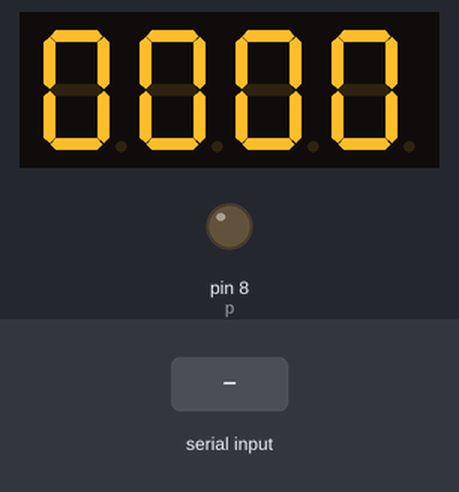
The sketch below on a simulated Arduino Uno, built with avr-gcc and run on an emulated ATmega328P. Shown: 4-digit seven-segment display, output pins drawn as LEDs (lit = HIGH). Wiring (inferred from the names in the program): 4-digit 7-segment display, segments lit when HIGH: segments pin 1, pin 2, pin 3, pin 4, pin 5, pin 6, pin 7; digit selects pin 9, pin 10, pin 11, pin 12. Inputs (shaded band) come from the test bench. The segment pins are drawn as the display they are named for; pins used as bus, display or sensor lines are not drawn.

Above: at 1.2 s.
1.3 s: "1" received over the second serial link
At 2.75 s:
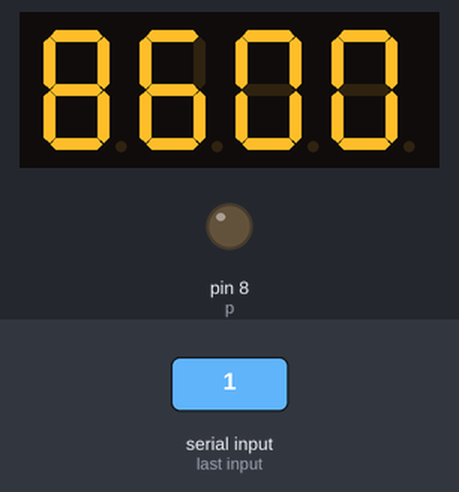
At 4.17 s:
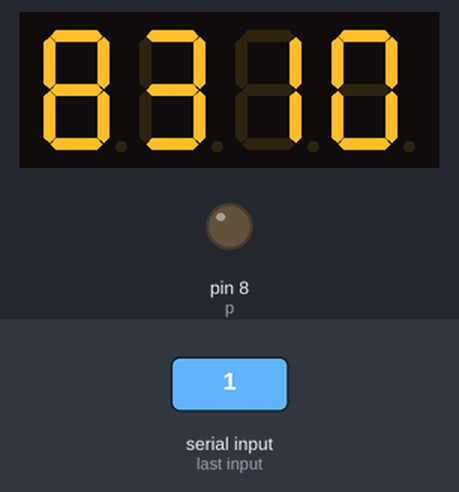

The sketch:

main.ino
```cpp
#include "SoftwareSerial.h"
SoftwareSerial alphaSerial(0, 13); // RX, TX
//segments
int a = 1;
int b = 2;
int c = 3;
int d = 4;
int e = 5;
int f = 6;
int g = 7;
int p = 8;
//digits
int d1 = 9;
int d2 = 10;
int d3 = 11;
int d4 = 12;
//other
int del = 5;
char incomeByte = -1;
char inData[4];
int index = 0;

void setup()
{
  alphaSerial.begin(9600);
  pinMode(d1, OUTPUT);
  pinMode(d2, OUTPUT);
  pinMode(d3, OUTPUT);
  pinMode(d4, OUTPUT);
  pinMode(a, OUTPUT);
  pinMode(b, OUTPUT);
  pinMode(c, OUTPUT);
  pinMode(d, OUTPUT);
  pinMode(e, OUTPUT);
  pinMode(f, OUTPUT);
  pinMode(g, OUTPUT);
  pinMode(p, OUTPUT);
}

int state = 0;
int count = 0;

void loop()
{
  if(alphaSerial.available()>0){
    count++;
    alphaSerial.flush();
  }
  alphaWrite(count);
}

void pickDigit(int x)
{
  digitalWrite(d1, HIGH);
  digitalWrite(d2, HIGH);
  digitalWrite(d3, HIGH);
  digitalWrite(d4, HIGH);

  switch(x)
  {
    case 1: digitalWrite(d1, LOW); break;
    case 2: digitalWrite(d2, LOW); break;
    case 3: digitalWrite(d3, LOW); break;
    default: digitalWrite(d4, LOW); break;
  }
}

void pickNumber(int x)
{
  switch(x)
  {
    case 0: zero(); break;
    case 1: one(); break;
    case 2: two(); break;
    case 3: three(); break;
    case 4: four(); break;
    case 5: five(); break;
    case 6: six(); break;
    case 7: seven(); break;
    case 8: eight(); break;
    case 9: nine(); break;
    default: break;
  }
}

void dispDec(int x)
{
  digitalWrite(p, LOW);
}

void alphaWrite(int number){

    //Split the number into 4 digits
    int n1 = number/1000;
    number -= n1*1000;
    int n2 = number/100;
    number -= n2*100;
    int n3 = number/10;
    number -= n3*10;
    int n4 = number;

    clearLEDs();
    pickDigit(4);
    pickNumber(n1);
    delay(del);
    pickDigit(3);
    pickNumber(n2);
    delay(del);
    pickDigit(2);
    pickNumber(n3);
    delay(del);
    pickDigit(1);
    pickNumber(n4);
    delay(del);
}

void clearLEDs()
{
  digitalWrite(a, LOW);
  digitalWrite(b, LOW);
  digitalWrite(c, LOW);
  digitalWrite(d, LOW);
  digitalWrite(e, LOW);
  digitalWrite(f, LOW);
  digitalWrite(g, LOW);
  digitalWrite(p, LOW);
}

void zero()
{
  digitalWrite(a, HIGH);
  digitalWrite(b, HIGH);
  digitalWrite(c, HIGH);
  digitalWrite(d, HIGH);
  digitalWrite(e, HIGH);
  digitalWrite(f, HIGH);
  digitalWrite(g, LOW);
}

void one()
{
  digitalWrite(a, LOW);
  digitalWrite(b, HIGH);
  digitalWrite(c, HIGH);
  digitalWrite(d, LOW);
  digitalWrite(e, LOW);
  digitalWrite(f, LOW);
  digitalWrite(g, LOW);
}

void two()
{
  digitalWrite(a, HIGH);
  digitalWrite(b, HIGH);
  digitalWrite(c, LOW);
  digitalWrite(d, HIGH);
  digitalWrite(e, HIGH);
  digitalWrite(f, LOW);
  digitalWrite(g, HIGH);
}

void three()
{
  digitalWrite(a, HIGH);
  digitalWrite(b, HIGH);
  digitalWrite(c, HIGH);
  digitalWrite(d, HIGH);
  digitalWrite(e, LOW);
  digitalWrite(f, LOW);
  digitalWrite(g, HIGH);
}

void four()
{
  digitalWrite(a, LOW);
  digitalWrite(b, HIGH);
  digitalWrite(c, HIGH);
  digitalWrite(d, LOW);
  digitalWrite(e, LOW);
  digitalWrite(f, HIGH);
  digitalWrite(g, HIGH);
}

void five()
{
  digitalWrite(a, HIGH);
  digitalWrite(b, LOW);
  digitalWrite(c, HIGH);
  digitalWrite(d, HIGH);
  digitalWrite(e, LOW);
  digitalWrite(f, HIGH);
  digitalWrite(g, HIGH);
}

void six()
{
  digitalWrite(a, HIGH);
  digitalWrite(b, LOW);
  digitalWrite(c, HIGH);
  digitalWrite(d, HIGH);
  digitalWrite(e, HIGH);
  digitalWrite(f, HIGH);
  digitalWrite(g, HIGH);
}

void seven()
{
  digitalWrite(a, HIGH);
  digitalWrite(b, HIGH);
  digitalWrite(c, HIGH);
  digitalWrite(d, LOW);
  digitalWrite(e, LOW);
  digitalWrite(f, LOW);
  digitalWrite(g, LOW);
}

void eight()
{
  digitalWrite(a, HIGH);
  digitalWrite(b, HIGH);
  digitalWrite(c, HIGH);
  digitalWrite(d, HIGH);
  digitalWrite(e, HIGH);
  digitalWrite(f, HIGH);
  digitalWrite(g, HIGH);
}

void nine()
{
  digitalWrite(a, HIGH);
  digitalWrite(b, HIGH);
  digitalWrite(c, HIGH);
  digitalWrite(d, LOW);
  digitalWrite(e, LOW);
  digitalWrite(f, HIGH);
  digitalWrite(g, HIGH);
}
```

Measured:
- after the input at 1.3 s, the display: first changes after 0.08 s (image 1 shows a later state)
